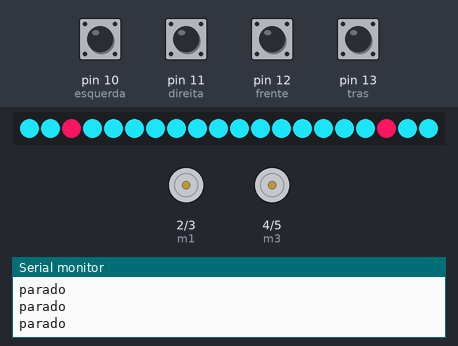
Bench run of a sketch on a simulated Arduino Uno, built with avr-gcc and run on an emulated ATmega328P. Parts: 20 RGB LEDs in strip order, left to right, motor-driver pin pairs drawn as motors (green arrow = first pin HIGH = forward, orange = second pin HIGH = backward, longer = more drive), the last lines printed to the serial monitor. The inputs (shaded band) are chosen by the test bench; at power-on: pin 10 (esquerda), pin 11 (direita), pin 12 (frente), pin 13 (tras) HIGH.

Above: at 2.4 s.
2.5 s: pin 10 (esquerda) pulled LOW for 1 s
At 2.67 s:
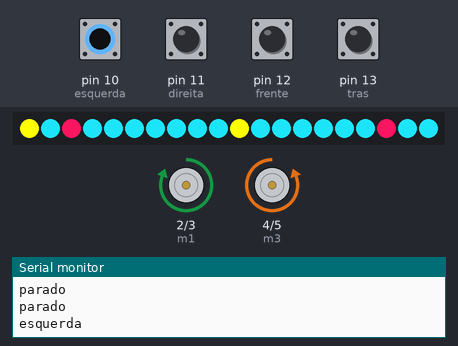
5.2 s: pin 12 (frente) pulled LOW for 0.15 s
At 5.33 s:
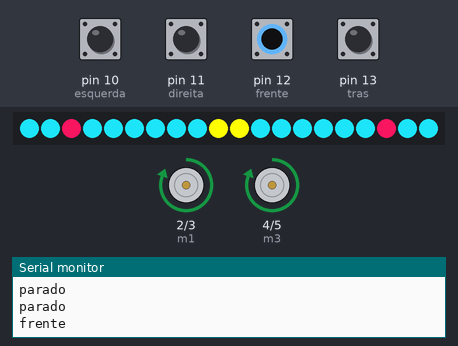
6.9 s: pin 13 (tras) pulled LOW for 0.15 s
At 7.03 s:
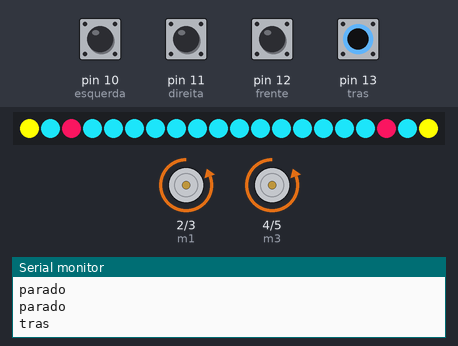
8.6 s: pin 11 (direita) pulled LOW for 0.15 s
At 8.73 s:
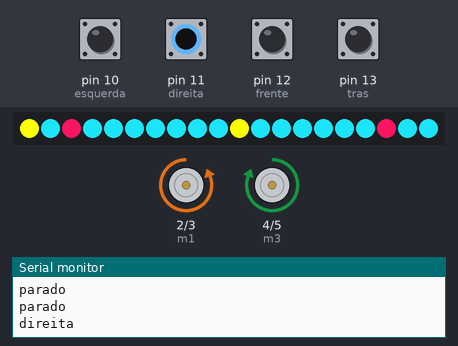
10.3 s: pin 12 (frente) pulled LOW for 1 s
At 10.77 s:
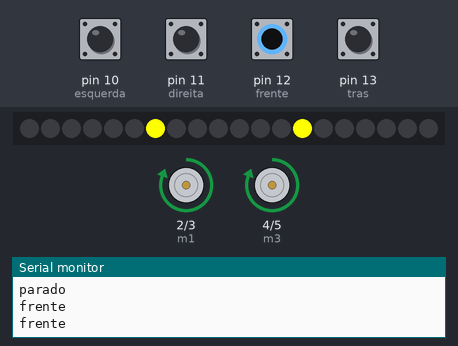
13.0 s: pin 13 (tras) pulled LOW for 1 s
At 13.46 s:
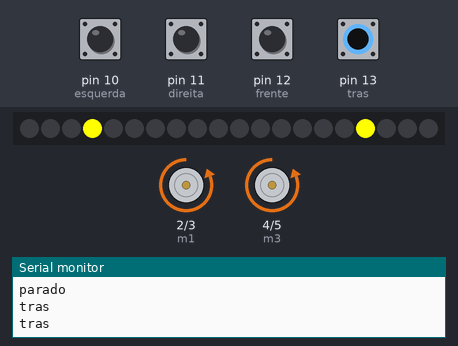
Timing chart, 0 to 16.0 s (numbered marks = the images above; inputs shaded):
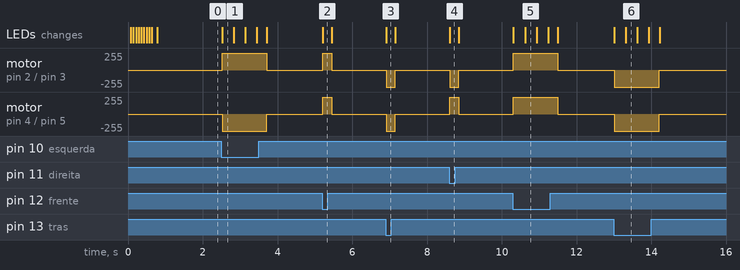

Measured:
- after the input at 2.5 s, motor on pin 2 (m1) / pin 3 (m2): stopped → forward 255/255 at once, → stopped 1.2 s later; motor on pin 4 (m3) / pin 5 (m4): stopped → backward 255/255 at once, → stopped 1.2 s later; the LEDs: change at once (image 1)
- after the input at 5.2 s, motor on pin 2 (m1) / pin 3 (m2), motor on pin 4 (m3) / pin 5 (m4): stopped → forward 255/255 at once, → stopped 0.24 s later; the LEDs: change at once (image 2)
- after the input at 6.9 s, motor on pin 2 (m1) / pin 3 (m2), motor on pin 4 (m3) / pin 5 (m4): stopped → backward 255/255 at once, → stopped 0.24 s later; the LEDs: change at once (image 3)
- after the input at 8.6 s, motor on pin 2 (m1) / pin 3 (m2): stopped → backward 255/255 at once, → stopped 0.24 s later; motor on pin 4 (m3) / pin 5 (m4): stopped → forward 255/255 at once, → stopped 0.24 s later; the LEDs: change at once (image 4)
- after the input at 10.3 s, motor on pin 2 (m1) / pin 3 (m2), motor on pin 4 (m3) / pin 5 (m4): stopped → forward 255/255 at once, → stopped 1.2 s later; the LEDs: first change at once (image 5 shows a later state)
- after the input at 13.0 s, motor on pin 2 (m1) / pin 3 (m2), motor on pin 4 (m3) / pin 5 (m4): stopped → backward 255/255 at once, → stopped 1.2 s later; the LEDs: first change at once (image 6 shows a later state)

The sketch:

SandCar.ino
```cpp
//controle
#define frente 12
#define tras 13
#define direita 11
#define esquerda 10
//controle motor 1
#define m1 2
#define m2 3
//controle motor 2
#define m3 4
#define m4 5
//leds
#include <Adafruit_NeoPixel.h>
#ifdef __AVR__
#include <avr/power.h>
#endif
#define PIN        8
#define NUMPIXELS 20
#define DELAYVAL 500
#define tempo 20

Adafruit_NeoPixel pixels(NUMPIXELS, PIN, NEO_GRB + NEO_KHZ800);

void setup()
{

#if defined(__AVR_ATtiny85__) && (F_CPU == 16000000)
  clock_prescale_set(clock_div_1);
#endif
  pixels.begin();
  Serial.begin(9600);
  pinMode(frente, INPUT_PULLUP);
  pinMode(tras, INPUT_PULLUP);
  pinMode(direita, INPUT_PULLUP);
  pinMode(esquerda, INPUT_PULLUP);
  pinMode(esquerda, INPUT_PULLUP);

  pinMode(m1, OUTPUT);
  pinMode(m2, OUTPUT);
  pinMode(m3, OUTPUT);
  pinMode(m4, OUTPUT);
  Serial.begin(9600);
  Serial.println("serial Open");
  for(int i = 0; i <= 10; i++){
      pixels.setPixelColor(i, pixels.Color(5, 255, 255));
      int calc = (i*-1)+19;
      Serial.println(calc);
      pixels.setPixelColor(calc, pixels.Color(5, 255, 255));
      pixels.show();
      delay(70);
  }
  modulo();
  delay(500);
}

void loop(){
  if (!digitalRead(frente))
  {
    Serial.println("frente");
    digitalWrite(m1, HIGH);
    digitalWrite(m2, LOW);
    digitalWrite(m3, HIGH);
    digitalWrite(m4, LOW);
    ledFrente();
  }
  else if(!digitalRead(tras))
  {
    Serial.println("tras");
    digitalWrite(m1, LOW);
    digitalWrite(m2, HIGH);
    digitalWrite(m3, LOW);
    digitalWrite(m4, HIGH);
    ledTraz();
  }
  else if(!digitalRead(direita))
  {
    Serial.println("direita");
    digitalWrite(m1, LOW);
    digitalWrite(m2, HIGH);
    digitalWrite(m3, HIGH);
    digitalWrite(m4, LOW);
    ledDireita();
  }
  else if(!digitalRead(esquerda))
  {
    Serial.println("esquerda");
    digitalWrite(m1, HIGH);
    digitalWrite(m2, LOW);
    digitalWrite(m3, LOW);
    digitalWrite(m4, HIGH);
    ledEsquerda();
  }
  else
  {
    Serial.println("parado");
    digitalWrite(m1, LOW);
    digitalWrite(m2, LOW);
    digitalWrite(m3, LOW);
    digitalWrite(m4, LOW);

    /**
    for (int i= 0 ; i <= 20 ; i++)
    {
    pixels.setPixelColor(i, pixels.Color(255, 255,255));
     //trocar pra branco
    }
    pixels.show();
    **/
    modulo();
  }
}


void high(int led)
{
  pixels.setPixelColor(led, pixels.Color(255, 255, 0));
  pixels.show();
}

void low(int led)
{
  pixels.setPixelColor(led, pixels.Color(0, 0, 0));
  pixels.show();
}

void ledFrente()
{
  high(9);
  high(10);
  delay(tempo);
  low(9);
  low(10);
  high(8);
  high(11);
  delay(tempo);
  low(8);
  low(11);
  high(7);
  high(12);
  delay(tempo);
  low(7);
  low(12);
  high(6);
  high(13);
  delay(tempo);
  low(6);
  low(13);
  high(5);
  high(14);
  delay(tempo);
  low(5);
  low(14);
  high(4);
  high(15);
  delay(tempo);
  low(4);
  low(15);
  high(3);
  high(16);
  delay(tempo);
  low(3);
  low(16);
  high(2);
  high(17);
  delay(tempo);
  low(2);
  low(17);
  high(1);
  high(18);
  delay(tempo);
  low(1);
  low(18);
  high(0);
  high(19);
  delay(tempo);
  low(19);
  low(0);
}

void modulo()
{
 pixels.setPixelColor(0, pixels.Color(27, 219, 239));
 pixels.setPixelColor(1, pixels.Color(27, 219, 239));
 pixels.setPixelColor(2, pixels.Color(237, 20, 91));
 for(int leds = 3; leds<=16; leds++)
  {
    pixels.setPixelColor(leds, pixels.Color(27, 219, 239));
  }
  pixels.setPixelColor(17, pixels.Color(237, 20, 91));
  pixels.setPixelColor(18, pixels.Color(27, 219, 239));
  pixels.setPixelColor(19, pixels.Color(27, 219, 239));
  pixels.show();
}

void ledDireita()
{
  high(0);
  high(10);
  delay(tempo);
  low(0);
  low(10);
  high(1);
  high(11);
  delay(tempo);
  low(1);
  low(11);
  high(2);
  high(12);
  delay(tempo);
  low(2);
  low(12);
  high(3);
  high(13);
  delay(tempo);
  low(3);
  low(13);
  high(4);
  high(14);
  delay(tempo);
  low(4);
  low(14);
  high(5);
  high(15);
  delay(tempo);
  low(5);
  low(15);
  high(6);
  high(16);
  delay(tempo);
  low(6);
  low(16);
  high(7);
  high(17);
  delay(tempo);
  low(7);
  low(17);
  high(8);
  high(18);
  delay(tempo);
  low(8);
  low(18);
  high(9);
  high(19);
  delay(tempo);
  low(19);
  low(9);
}

void ledEsquerda()
{
  high(0);
  high(10);
  delay(tempo);
  low(0);
  low(10);
  high(1);
  high(11);
  delay(tempo);
  low(1);
  low(11);
  high(2);
  high(12);
  delay(tempo);
  low(2);
  low(12);
  high(3);
  high(13);
  delay(tempo);
  low(3);
  low(13);
  high(4);
  high(14);
  delay(tempo);
  low(4);
  low(14);
  high(5);
  high(15);
  delay(tempo);
  low(5);
  low(15);
  high(6);
  high(16);
  delay(tempo);
  low(6);
  low(16);
  high(7);
  high(17);
  delay(tempo);
  low(7);
  low(17);
  high(8);
  high(18);
  delay(tempo);
  low(8);
  low(18);
  high(9);
  high(19);
  delay(tempo);
  low(9);
  low(19);
}


void ledTraz()
{
for(int i = 0; i <= 10; i++)
    {
     int valfrente = (i*-1)+19;
     pixels.setPixelColor(i, pixels.Color(255, 255, 0));
     pixels.setPixelColor(valfrente, pixels.Color(255, 255, 0));
     pixels.show();
     int valfrentereverse = (i*-1)+19;
     pixels.setPixelColor((i-1), pixels.Color(0, 0, 0));
     pixels.setPixelColor((valfrentereverse+1), pixels.Color(0, 0, 0));
     pixels.show();
     delay(tempo);
    }
}
```
